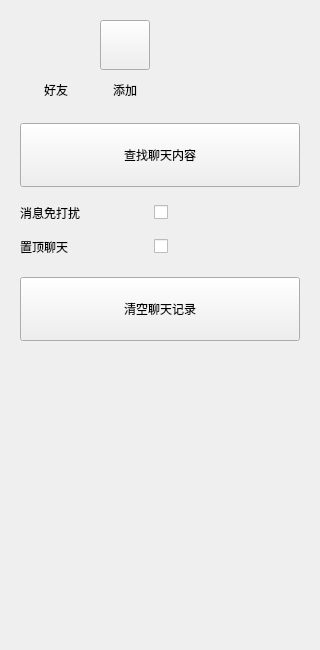
<?xml version="1.0" encoding="UTF-8"?>
<ui version="4.0">
 <class>ChatSettingsPanel</class>
 <widget class="QWidget" name="ChatSettingsPanel">
  <property name="geometry">
   <rect>
    <x>0</x>
    <y>0</y>
    <width>320</width>
    <height>650</height>
   </rect>
  </property>
  <layout class="QVBoxLayout" name="settings_layout">
   <property name="spacing">
    <number>0</number>
   </property>
   <property name="leftMargin">
    <number>20</number>
   </property>
   <property name="topMargin">
    <number>20</number>
   </property>
   <property name="rightMargin">
    <number>20</number>
   </property>
   <property name="bottomMargin">
    <number>20</number>
   </property>
   <item>
    <widget class="QWidget" name="members_row" native="true">
     <layout class="QHBoxLayout" name="members_layout">
      <property name="spacing">
       <number>16</number>
      </property>
      <property name="leftMargin">
       <number>8</number>
      </property>
      <property name="topMargin">
       <number>0</number>
      </property>
      <property name="rightMargin">
       <number>0</number>
      </property>
      <property name="bottomMargin">
       <number>20</number>
      </property>
      <item>
       <layout class="QVBoxLayout" name="member_layout">
        <property name="spacing">
         <number>8</number>
        </property>
        <item>
         <widget class="QLabel" name="member_avatar">
          <property name="minimumSize">
           <size>
            <width>50</width>
            <height>50</height>
           </size>
          </property>
          <property name="maximumSize">
           <size>
            <width>50</width>
            <height>50</height>
           </size>
          </property>
         </widget>
        </item>
        <item>
         <widget class="QLabel" name="member_name">
          <property name="minimumSize">
           <size>
            <width>56</width>
            <height>24</height>
           </size>
          </property>
          <property name="maximumSize">
           <size>
            <width>56</width>
            <height>24</height>
           </size>
          </property>
          <property name="text">
           <string>好友</string>
          </property>
          <property name="alignment">
           <set>Qt::AlignCenter</set>
          </property>
         </widget>
        </item>
       </layout>
      </item>
      <item>
       <layout class="QVBoxLayout" name="add_member_layout">
        <property name="spacing">
         <number>8</number>
        </property>
        <item>
         <widget class="QPushButton" name="add_member_btn">
          <property name="minimumSize">
           <size>
            <width>50</width>
            <height>50</height>
           </size>
          </property>
          <property name="maximumSize">
           <size>
            <width>50</width>
            <height>50</height>
           </size>
          </property>
          <property name="toolTip">
           <string>添加聊天成员（暂未实现）</string>
          </property>
          <property name="accessibleName">
           <string>添加聊天成员</string>
          </property>
          <property name="icon">
           <iconset resource="../rc.qrc">
            <normaloff>:/icons/settings-plus.svg</normaloff>:/icons/settings-plus.svg</iconset>
          </property>
          <property name="iconSize">
           <size>
            <width>28</width>
            <height>28</height>
           </size>
          </property>
          <property name="autoDefault">
           <bool>false</bool>
          </property>
         </widget>
        </item>
        <item>
         <widget class="QLabel" name="add_member_label">
          <property name="minimumSize">
           <size>
            <width>50</width>
            <height>24</height>
           </size>
          </property>
          <property name="text">
           <string>添加</string>
          </property>
          <property name="alignment">
           <set>Qt::AlignCenter</set>
          </property>
         </widget>
        </item>
       </layout>
      </item>
      <item>
       <spacer name="members_spacer">
        <property name="orientation">
         <enum>Qt::Horizontal</enum>
        </property>
        <property name="sizeHint" stdset="0">
         <size>
          <width>40</width>
          <height>20</height>
         </size>
        </property>
       </spacer>
      </item>
     </layout>
    </widget>
   </item>
   <item>
    <widget class="QFrame" name="settings_separator_1">
     <property name="minimumSize">
      <size>
       <width>0</width>
       <height>1</height>
      </size>
     </property>
     <property name="maximumSize">
      <size>
       <width>16777215</width>
       <height>1</height>
      </size>
     </property>
    </widget>
   </item>
   <item>
    <widget class="QPushButton" name="find_content_btn">
     <property name="minimumSize">
      <size>
       <width>0</width>
       <height>64</height>
      </size>
     </property>
     <property name="text">
      <string>查找聊天内容</string>
     </property>
     <property name="autoDefault">
      <bool>false</bool>
     </property>
     <layout class="QHBoxLayout" name="find_icon_layout">
      <property name="rightMargin">
       <number>12</number>
      </property>
      <item>
       <spacer name="find_spacer">
        <property name="orientation">
         <enum>Qt::Horizontal</enum>
        </property>
        <property name="sizeHint" stdset="0">
         <size>
          <width>40</width>
          <height>20</height>
         </size>
        </property>
       </spacer>
      </item>
      <item>
       <widget class="QLabel" name="settings_chevron">
        <property name="minimumSize">
         <size>
          <width>16</width>
          <height>16</height>
         </size>
        </property>
        <property name="maximumSize">
         <size>
          <width>16</width>
          <height>16</height>
         </size>
        </property>
       </widget>
      </item>
     </layout>
    </widget>
   </item>
   <item>
    <widget class="QFrame" name="settings_separator_2">
     <property name="minimumSize">
      <size>
       <width>0</width>
       <height>1</height>
      </size>
     </property>
     <property name="maximumSize">
      <size>
       <width>16777215</width>
       <height>1</height>
      </size>
     </property>
    </widget>
   </item>
   <item>
    <layout class="QHBoxLayout" name="mute_layout">
     <property name="leftMargin">
      <number>0</number>
     </property>
     <property name="topMargin">
      <number>16</number>
     </property>
     <property name="rightMargin">
      <number>12</number>
     </property>
     <property name="bottomMargin">
      <number>8</number>
     </property>
     <item>
      <widget class="QLabel" name="mute_label">
       <property name="text">
        <string>消息免打扰</string>
       </property>
      </widget>
     </item>
     <item>
      <widget class="QCheckBox" name="mute_switch">
       <property name="toolTip">
        <string>消息免打扰（暂未实现）</string>
       </property>
       <property name="accessibleName">
        <string>消息免打扰</string>
       </property>
       <property name="text">
        <string />
       </property>
      </widget>
     </item>
    </layout>
   </item>
   <item>
    <layout class="QHBoxLayout" name="pin_layout">
     <property name="leftMargin">
      <number>0</number>
     </property>
     <property name="topMargin">
      <number>8</number>
     </property>
     <property name="rightMargin">
      <number>12</number>
     </property>
     <property name="bottomMargin">
      <number>20</number>
     </property>
     <item>
      <widget class="QLabel" name="pin_label">
       <property name="text">
        <string>置顶聊天</string>
       </property>
      </widget>
     </item>
     <item>
      <widget class="QCheckBox" name="pin_switch">
       <property name="accessibleName">
        <string>置顶聊天</string>
       </property>
       <property name="text">
        <string />
       </property>
      </widget>
     </item>
    </layout>
   </item>
   <item>
    <widget class="QFrame" name="settings_separator_3">
     <property name="minimumSize">
      <size>
       <width>0</width>
       <height>1</height>
      </size>
     </property>
     <property name="maximumSize">
      <size>
       <width>16777215</width>
       <height>1</height>
      </size>
     </property>
    </widget>
   </item>
   <item>
    <widget class="QPushButton" name="clear_history_btn">
     <property name="minimumSize">
      <size>
       <width>0</width>
       <height>64</height>
      </size>
     </property>
     <property name="text">
      <string>清空聊天记录</string>
     </property>
     <property name="autoDefault">
      <bool>false</bool>
     </property>
    </widget>
   </item>
   <item>
    <spacer name="settings_bottom_spacer">
     <property name="orientation">
      <enum>Qt::Vertical</enum>
     </property>
     <property name="sizeHint" stdset="0">
      <size>
       <width>20</width>
       <height>250</height>
      </size>
     </property>
    </spacer>
   </item>
  </layout>
 </widget>
 <resources>
  <include location="../rc.qrc" />
 </resources>
 <connections />
</ui>
